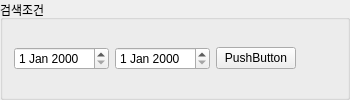
       <widget class="QGroupBox" name="groupBox">
        <property name="minimumSize">
         <size>
          <width>0</width>
          <height>0</height>
         </size>
        </property>
        <property name="maximumSize">
         <size>
          <width>16777215</width>
          <height>100</height>
         </size>
        </property>
        <property name="sizeIncrement">
         <size>
          <width>0</width>
          <height>0</height>
         </size>
        </property>
        <property name="baseSize">
         <size>
          <width>0</width>
          <height>0</height>
         </size>
        </property>
        <property name="title">
         <string>검색조건</string>
        </property>
        <layout class="QHBoxLayout" name="horizontalLayout_2">
         <item>
          <widget class="QDateEdit" name="dateEdit"/>
         </item>
         <item>
          <widget class="QDateEdit" name="dateEdit_2"/>
         </item>
         <item>
          <widget class="QPushButton" name="pushButton">
           <property name="text">
            <string>PushButton</string>
           </property>
          </widget>
         </item>
         <item>
          <spacer name="horizontalSpacer">
           <property name="orientation">
            <enum>Qt::Horizontal</enum>
           </property>
           <property name="sizeHint" stdset="0">
            <size>
             <width>40</width>
             <height>20</height>
            </size>
           </property>
          </spacer>
         </item>
        </layout>
       </widget>
